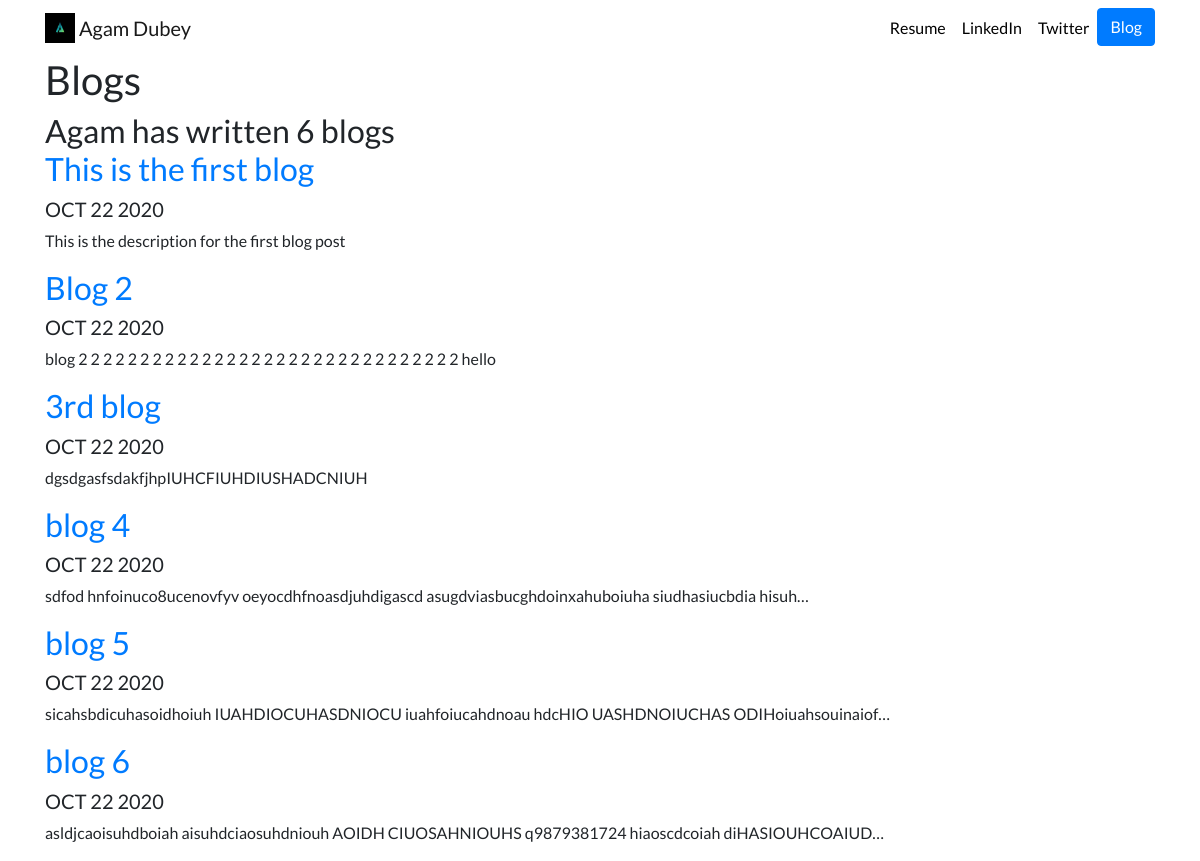
Screenshot of /blog/ with the database file from the repository.
### blog/models.py (models this page shows, shortened)
class blog(models.Model):
    title = models.CharField(max_length=100)
    date = models.DateField(auto_now_add=True)
    description = models.TextField()

### blog/views.py (the view)
# urls.py: path('', views.all_blogs, name='all_blogs'),
def all_blogs(request):
    blogs = blog.objects.order_by('-date')
    ctx = {'blogs': blogs}
    return render(request, 'blog/all_blogs.html', ctx)

### blog/templates/blog/all_blogs.html
{% extends 'portfolio/base.html' %}
{% block content %}
<h1>Blogs</h1>
<h2>Agam has written {{blogs.count }} blog{{ blogs.count|pluralize}}<br>
{% for blog in blogs %}
	<a href="{% url 'blog:detail' blog.id %}"><h2>{{ blog.title }}</h2></a>
	<h5>{{ blog.date|date:'M d Y'|upper }}</h5>
	<p>{{ blog.description|striptags|truncatechars:100 }}</p>
{% endfor %}
{% endblock %}

### portfolio/static/portfolio/custom.css (style rules this page uses)
body { font-family: 'Lato', sans-serif; }

### rows the page displays
blog: title "This is the first blog", date "OCT 22 2020", description "This is the description for the first blog post"
blog: title "Blog 2", date "OCT 22 2020", description "blog 2 2 2 2 2 2 2 2 2 2 2 2 2 2 2 2 2 2 2 2 2 2 2 2 2 2 2 2 2 2 2 hello"
blog: title "3rd blog", date "OCT 22 2020", description "dgsdgasfsdakfjhpIUHCFIUHDIUSHADCNIUH"
blog: title "blog 4", date "OCT 22 2020", description "sdfod hnfoinuco8ucenovfyv oeyocdhfnoasdjuhdigascd asugdviasbucghdoinxahuboiuha siudhasiucbdia hisuh…"
blog: title "blog 5", date "OCT 22 2020", description "sicahsbdicuhasoidhoiuh IUAHDIOCUHASDNIOCU iuahfoiucahdnoau hdcHIO UASHDNOIUCHAS ODIHoiuahsouinaiof…"
blog: title "blog 6", date "OCT 22 2020", description "asldjcaoisuhdboiah aisuhdciaosuhdniouh AOIDH CIUOSAHNIOUHS q9879381724 hiaoscdcoiah diHASIOUHCOAIUD…"

### other values shown
{{ blogs.count }} "6"
